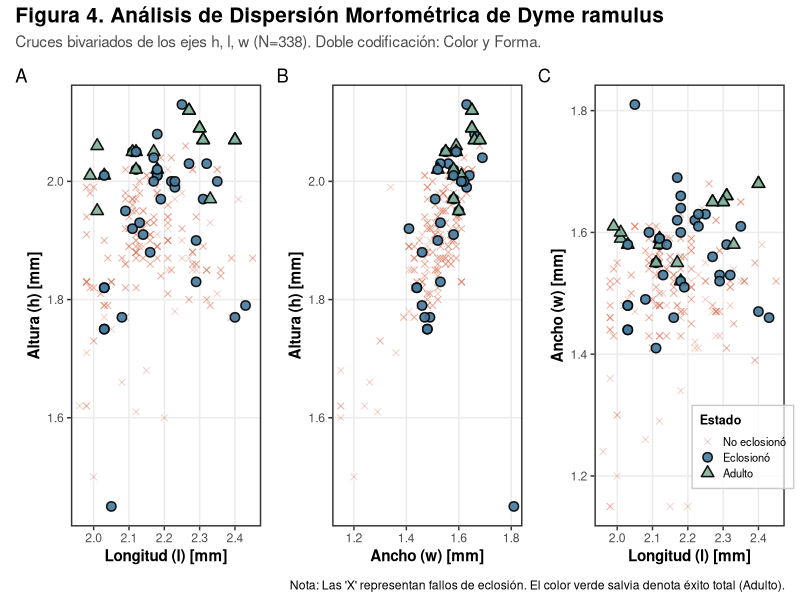

Generate this figure with R:
# ============================================================
# 0. CARGA DE DEPENDENCIAS
# ============================================================
paquetes <- c("dplyr","tidyr","ggplot2","car","readxl","patchwork")
faltantes <- paquetes[!(paquetes %in% installed.packages()[,"Package"])]
if(length(faltantes)) install.packages(faltantes)
invisible(lapply(paquetes, library, character.only = TRUE))

# ============================================================
# 1. CARGA Y LIMPIEZA LÓGICA
# ============================================================
df_raw <- read_excel("data/raw/p_EGGS_EJES.xlsx", sheet = "DATA_MOD_01")
df <- df_raw %>%
  mutate(
    estado = case_when(
      estado == "Adulto" & eclosion == "SI" & vivos == "NO" ~ "Eclosionó",
      estado == "Eclosion" & eclosion == "SI" & vivos == "SI" ~ "Adulto",
      estado == "Eclosion" ~ "Eclosionó",
      estado == "No viable" ~ "No eclosionó",
      TRUE ~ estado
    ),
    estado = factor(estado, levels = c("No eclosionó","Eclosionó","Adulto"))
  )

df |>
  group_by(estado) |>
  summarise(n = n(), porcentaje = round((n / nrow(df)) * 100, 2))

# ============================================================
# 2. CONFIGURACIÓN ESTÉTICA
# ============================================================
# Separamos las paletas para relleno como variable
paleta_relleno <- c("No eclosionó" = "#e07a5f", "Eclosionó" = "#457b9d", "Adulto" = "#81b29a")
paleta_borde   <- c("No eclosionó" = "#e07a5f", "Eclosionó" = "black",   "Adulto" = "black")
formas_paper   <- c("No eclosionó" = 4,         "Eclosionó" = 21,        "Adulto" = 24)

# ============================================================
# 3. FUNCIÓN GENERADORA
# ============================================================
crear_cruce <- function(df, x_var, y_var, x_lab, y_lab, mostrar_leyenda = FALSE) {
  p <- ggplot(df, aes(x=.data[[x_var]], y=.data[[y_var]], 
                      color=estado, shape=estado, fill=estado)) +
    
    # Capa 1: Fallos (Usará la paleta de bordes automáticamente)
    geom_point(data=filter(df, estado=="No eclosionó"), alpha=0.35, size=1.8) +
    
    # Capa 2: Éxitos (Usará la paleta de relleno y la de bordes negros automáticamente)
    geom_point(data=filter(df, estado!="No eclosionó"), alpha=0.9, size=2.6, stroke=0.8) +
    
    # Mapeo idéntico de nombres para forzar la fusión perfecta de la leyenda
    scale_color_manual(name="Estado", values=paleta_borde) +
    scale_fill_manual(name="Estado", values=paleta_relleno) +
    scale_shape_manual(name="Estado", values=formas_paper) +
    
    theme_bw(base_size=11) +
    theme(
      panel.grid.minor=element_blank(),
      axis.title=element_text(face="bold"),
      panel.border=element_rect(linewidth=1)
    ) +
    labs(x=x_lab, y=y_lab)
  
  # Control paramétrico de la leyenda
  if (!mostrar_leyenda) {
    p <- p + theme(legend.position="none")
  }
  return(p)
}

# ============================================================
# 4. CONSTRUCCIÓN DE PANELES
# ============================================================
# Paneles 1 y 2 sin leyenda
p1 <- crear_cruce(df, "longitud", "altura", "Longitud (l) [mm]", "Altura (h) [mm]", FALSE)
p2 <- crear_cruce(df, "ancho", "altura", "Ancho (w) [mm]", "Altura (h) [mm]", FALSE)

# Panel 3 pidiendo leyenda, y luego ajustando su posición interna
p3 <- crear_cruce(df, "longitud", "ancho", "Longitud (l) [mm]", "Ancho (w) [mm]", TRUE) +
  theme(
    legend.position=c(0.78, 0.18),
    legend.title=element_text(face="bold", size=9),
    legend.text=element_text(size=8),
    legend.background=element_rect(fill=alpha("white",0.7), color="grey80"),
    legend.key.size=unit(0.4, "cm")
  )

# ============================================================
# 5. COMPOSICIÓN Y EXPORTACIÓN
# ============================================================
figura_completa <- (p1 | p2 | p3) +
  plot_annotation(
    title="Figura 4. Análisis de Dispersión Morfométrica de Dyme ramulus",
    subtitle="Cruces bivariados de los ejes h, l, w (N=338). Doble codificación: Color y Forma.",
    caption="Nota: Las 'X' representan fallos de eclosión. El color verde salvia denota éxito total (Adulto).",
    tag_levels="A",
    theme=theme(
      plot.title=element_text(face="bold", size=15),
      plot.subtitle=element_text(size=11, color="grey30")
    )
  )

print(figura_completa)
# 
# ggsave("Figura4_Dyme_ramulus_Final.tiff",
#        path = "pics",
#        figura_completa,
#        width=11,
#        height=4.5,
#        dpi=300,
#        compression="lzw")
